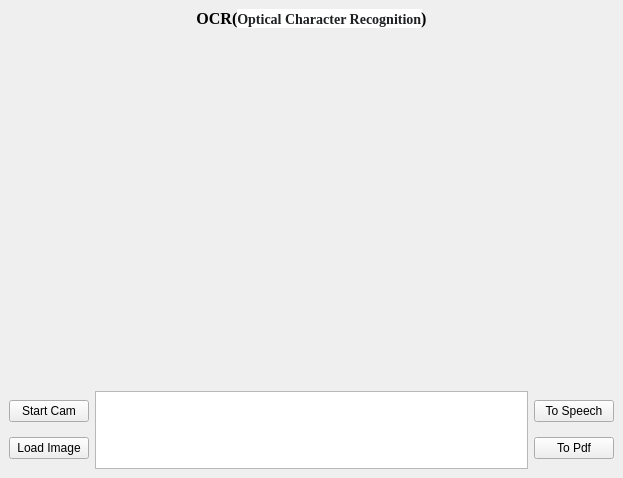
<?xml version="1.0" encoding="UTF-8"?>
<ui version="4.0">
 <class>MainWindow</class>
 <widget class="QMainWindow" name="MainWindow">
  <property name="geometry">
   <rect>
    <x>0</x>
    <y>0</y>
    <width>623</width>
    <height>478</height>
   </rect>
  </property>
  <property name="windowTitle">
   <string>MainWindow</string>
  </property>
  <widget class="QWidget" name="centralwidget">
   <layout class="QGridLayout" name="gridLayout_3">
    <item row="0" column="0">
     <layout class="QGridLayout" name="gridLayout_2">
      <item row="0" column="0">
       <widget class="QLabel" name="label_2">
        <property name="font">
         <font>
          <family>Times New Roman</family>
          <pointsize>12</pointsize>
          <weight>75</weight>
          <bold>true</bold>
         </font>
        </property>
        <property name="text">
         <string>&lt;html&gt;&lt;head/&gt;&lt;body&gt;&lt;p align=&quot;center&quot;&gt;OCR(&lt;span style=&quot; font-family:'sans-serif'; font-size:14px; font-weight:600; color:#202122; background-color:#ffffff;&quot;&gt;Optical Character Recognition&lt;/span&gt;)&lt;/p&gt;&lt;/body&gt;&lt;/html&gt;</string>
        </property>
       </widget>
      </item>
      <item row="1" column="0">
       <layout class="QGridLayout" name="gridLayout">
        <item row="0" column="0">
         <widget class="QLabel" name="label">
          <property name="minimumSize">
           <size>
            <width>601</width>
            <height>351</height>
           </size>
          </property>
          <property name="maximumSize">
           <size>
            <width>601</width>
            <height>351</height>
           </size>
          </property>
          <property name="text">
           <string/>
          </property>
          <property name="pixmap">
           <pixmap>Giris.png</pixmap>
          </property>
         </widget>
        </item>
        <item row="1" column="0">
         <layout class="QHBoxLayout" name="horizontalLayout">
          <item>
           <layout class="QVBoxLayout" name="verticalLayout_2">
            <item>
             <widget class="QPushButton" name="pushButton">
              <property name="text">
               <string>Start Cam</string>
              </property>
             </widget>
            </item>
            <item>
             <widget class="QPushButton" name="pushButton_2">
              <property name="text">
               <string>Load Image</string>
              </property>
             </widget>
            </item>
           </layout>
          </item>
          <item>
           <widget class="QTextEdit" name="textEdit"/>
          </item>
          <item>
           <layout class="QVBoxLayout" name="verticalLayout">
            <item>
             <widget class="QPushButton" name="pushButton_3">
              <property name="text">
               <string>To Speech</string>
              </property>
             </widget>
            </item>
            <item>
             <widget class="QPushButton" name="pushButton_4">
              <property name="text">
               <string>To Pdf</string>
              </property>
             </widget>
            </item>
           </layout>
          </item>
         </layout>
        </item>
       </layout>
      </item>
     </layout>
    </item>
   </layout>
  </widget>
 </widget>
 <resources/>
 <connections>
  <connection>
   <sender>pushButton</sender>
   <signal>clicked()</signal>
   <receiver>label</receiver>
   <slot>clear()</slot>
   <hints>
    <hint type="sourcelabel">
     <x>80</x>
     <y>415</y>
    </hint>
    <hint type="destinationlabel">
     <x>149</x>
     <y>347</y>
    </hint>
   </hints>
  </connection>
  <connection>
   <sender>pushButton_2</sender>
   <signal>clicked()</signal>
   <receiver>label</receiver>
   <slot>clear()</slot>
   <hints>
    <hint type="sourcelabel">
     <x>55</x>
     <y>450</y>
    </hint>
    <hint type="destinationlabel">
     <x>104</x>
     <y>345</y>
    </hint>
   </hints>
  </connection>
  <connection>
   <sender>pushButton</sender>
   <signal>clicked()</signal>
   <receiver>textEdit</receiver>
   <slot>clear()</slot>
   <hints>
    <hint type="sourcelabel">
     <x>64</x>
     <y>413</y>
    </hint>
    <hint type="destinationlabel">
     <x>98</x>
     <y>414</y>
    </hint>
   </hints>
  </connection>
  <connection>
   <sender>pushButton_2</sender>
   <signal>clicked()</signal>
   <receiver>textEdit</receiver>
   <slot>clear()</slot>
   <hints>
    <hint type="sourcelabel">
     <x>56</x>
     <y>441</y>
    </hint>
    <hint type="destinationlabel">
     <x>98</x>
     <y>442</y>
    </hint>
   </hints>
  </connection>
  <connection>
   <sender>pushButton_3</sender>
   <signal>clicked()</signal>
   <receiver>textEdit</receiver>
   <slot>clear()</slot>
   <hints>
    <hint type="sourcelabel">
     <x>548</x>
     <y>414</y>
    </hint>
    <hint type="destinationlabel">
     <x>505</x>
     <y>409</y>
    </hint>
   </hints>
  </connection>
  <connection>
   <sender>pushButton_4</sender>
   <signal>clicked()</signal>
   <receiver>textEdit</receiver>
   <slot>clear()</slot>
   <hints>
    <hint type="sourcelabel">
     <x>550</x>
     <y>448</y>
    </hint>
    <hint type="destinationlabel">
     <x>500</x>
     <y>443</y>
    </hint>
   </hints>
  </connection>
 </connections>
</ui>
